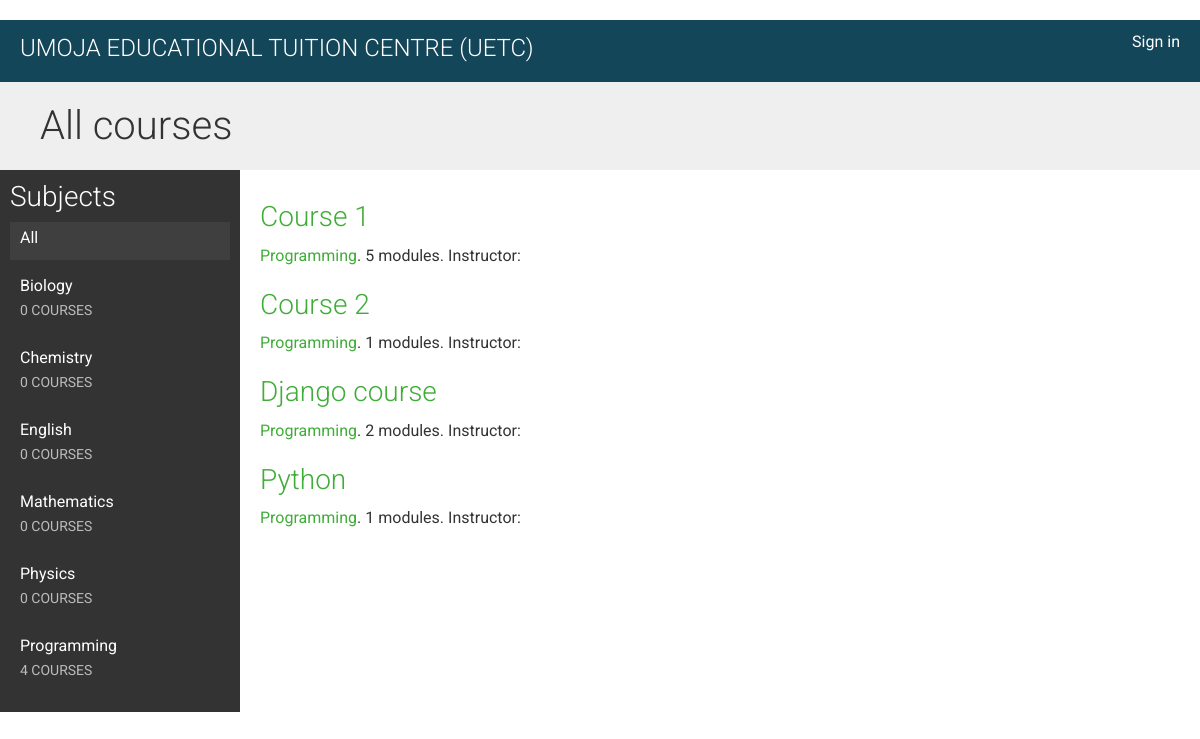
The page / on the database its author committed.
### courses/models.py (models this page shows, shortened)
class Subject(models.Model):
    title = models.CharField(max_length=200)
    slug = models.SlugField(max_length=200, unique=True)
    class Meta:
        ordering = ['title']
    def __str__(self):
        return self.title

class Course(models.Model):
    owner = models.ForeignKey(User, related_name='courses_created', on_delete=models.CASCADE)
    subject = models.ForeignKey(Subject, related_name='courses', on_delete=models.CASCADE)
    title = models.CharField(max_length=200)
    slug = models.SlugField(max_length=200, unique=True)
    overview = models.TextField()
    created = models.DateTimeField(auto_now_add=True)
    students = models.ManyToManyField(User, related_name='courses_joined', blank=True)
    class Meta:
        ordering = ['-created']

### courses/views.py (the view)
# urls.py: path('', CourseListView.as_view(), name='course_list'),
class CourseListView(TemplateResponseMixin, View):
    model = Course
    template_name = 'courses/course/list.html'
    def get(self, request, subject=None):
        subjects = cache.get('all_subjects')
        if not subjects:
            subjects = Subject.objects.annotate(total_courses=Count('courses'))
            cache.set('all_subjects', subjects)
        all_courses = Course.objects.annotate(total_modules=Count('modules'))
        if subject:
            subject = get_object_or_404(Subject, slug=subject)
            key = f'subject_{subject.id}courses'
            courses =cache.get(key)
            if not courses:
                courses = all_courses.filter(subject=subject)
                cache.set(key, courses)
        else:
            courses = cache.get('all_courses')
            if not courses:
                    courses = all_courses
                    cache.set('all_courses', courses)
        return self.render_to_response({'subjects': subjects,'subject': subject,'courses': courses})

### courses/templates/courses/course/list.html (shortened to what this page needs)
{% extends "base.html" %}
{% block content %}
    <h1>
        {% if subject %}
            {{ subject.title }} courses
        {% else %}
            All courses
        {% endif %}
    </h1>
    <div class="contents">
        <h3>Subjects</h3>
        <ul id="modules">
            <li {% if not subject %}class="selected"{% endif %}>
                <a href="{% url "course_list" %}">All</a>
            </li>
            {% for s in subjects %}
                <li {% if subject == s %}class="selected"{% endif %}>
                    <a href="{% url "course_list_subject" s.slug %}">
                        {{ s.title }}
                        <br>
                        <span>
                            {{ s.total_courses }} course{{ s.total_courses|pluralize }}
                        </span>
                    </a>
                </li>
            {% endfor %}
        </ul>
    </div>
    <div class="module">
        {% for course in courses %}
            {% with subject=course.subject %}
                <h3>
                    <a href="{% url "course_detail" course.slug %}">
                        {{ course.title }}
                    </a>
                </h3>
                <p>
                    <a href="{% url "course_list_subject" subject.slug %}">{{ subject }}</a>.
                    {{ course.total_modules }} modules.
                    Instructor: {{ course.owner.get_full_name }}
                </p>
            {% endwith %}
        {% endfor %}
    </div>
{% endblock %}

### courses/templates/base.html (shortened to what this page needs)
{% load static %}
<!DOCTYPE html>
<html>
  <head>
    <link rel="stylesheet" href="https://cdn.jsdelivr.net/npm/bootstrap@4.1.3/dist/css/bootstrap.min.css">
    <link href="{% static "css/base.css" %}" rel="stylesheet">
  </head>
  <body>
    <div id="header">
      <a href="/" class="logo">Umoja Educational Tuition Centre (UETC)</a>
      <ul class="menu">
        {% if request.user.is_authenticated %}
          <li><a href="{% url "logout" %}">Sign out</a></li>
        {% else %}
          <li><a href="{% url "login" %}">Sign in</a></li>
        {% endif %}
      </ul>
    </div>
    <div id="content">
      {% block content %}
      {% endblock content%}
    </div>
  </body>
</html>

### static/css/base.css (style rules this page uses)
body { margin:0; font-family:'Roboto', sans-serif; font-weight:400; color:#333; }
body { margin-top:20px; }
a { color:#3fad37; text-decoration:none; }
ul { float:left; }
h1, h2, h3, h4, h5, h6 { font-family:'Roboto', sans-serif; font-weight:300; }
h1 { background:#efefef; width:100%; overflow:auto; padding:20px 0 20px 40px; margin:0; }
.module { padding:10px 20px; float:left; width:600px; }
.module h3 { margin:20px 0 0; padding:0; width:100%; }
.module p { margin:10px 0 20px; width:100%; float:left; }
#header { background:#134659; overflow:auto; padding:10px 20px; border-bottom:6px solid #134659; }
#header .logo { text-decoration:none; font-family:'Roboto', sans-serif; font-weight:300; text-transform:uppercase; font-size:24px; color:#fff; float:left; }
#header a { color:#fff; }
#header .menu { list-style:none; float:right; margin:0; padding:0; }
.contents { width:20%; padding:10px; float:left; background:#333; color: #fff; font-family:'Roboto', sans-serif; }
.contents ul { list-style:none; margin:0; padding:0; width:100%; }
.contents ul li { margin:0 0 10px 0; padding:4px 10px 10px; overflow:auto; cursor:move; }
.contents ul li.selected { background:#3f3f3f; }
.contents ul span { text-transform:uppercase; color:#bbb; font-size:14px; }
.contents ul a { display:block; color:#fff; text-decoration:none; }

### rows shown on the page
Subject: title "Biology", total_courses "0"
Subject: title "Chemistry", total_courses "0"
Subject: title "English", total_courses "0"
Subject: title "Mathematics", total_courses "0"
Subject: title "Physics", total_courses "0"
Subject: title "Programming", total_courses "4"
Course: title "Course 1", subject "Programming", total_modules "5"
Course: title "Course 2", subject "Programming", total_modules "1"
Course: title "Django course", subject "Programming", total_modules "2"
Course: title "Python", subject "Programming", total_modules "1"
